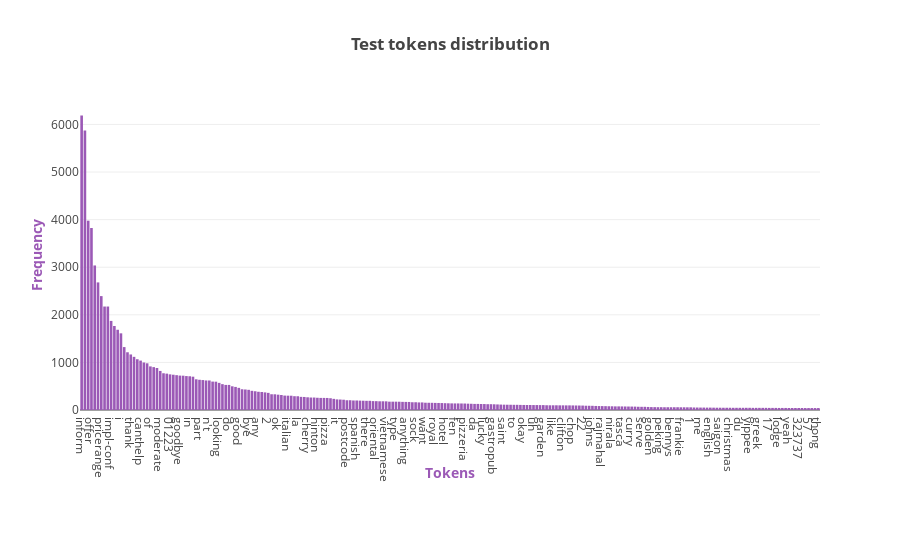

Notebook source saved alongside this figure:
### Code cell
test_X_axis = []
test_Y_axis = []
test_top_tokens = []
sorted_dict = sorted(test_vocabulary.items(), key = itemgetter(1), reverse = True)

for token, token_count in sorted_dict:
    if len(test_top_tokens) <= 10:
        test_top_tokens.append((token, token_count))
    if token_count > 40:
        test_X_axis.append(token)
        test_Y_axis.append(token_count)

assert(len(test_X_axis) == len(test_Y_axis)) 

plotly.offline.iplot({
    "data": [Bar(orientation = "v",
                 x = test_X_axis,
                 y = test_Y_axis,
                 marker = dict(color = "#9b59b6"))],
    "layout": Layout(title = "<b>Test tokens distribution</b>",
                     xaxis = dict(title = "<b>Tokens</b>", dtick = 3, titlefont = dict(color = "#9b59b6")),
                     yaxis = dict(title = "<b>Frequency</b>", titlefont = dict(color = "#9b59b6")),
                     margin = Margin(b = 150)
                    )
})


logging.info("Test top tokens:\t{}".format(test_top_tokens))

### Figure 1 — Plotly figure (JSON) as saved in the notebook; plotly's stock layout.template omitted (floating-point values rounded to 4 significant figures; data arrays with more than 128 entries replaced by an {"elided": "..."} marker saying what was removed)
{"data": [{"marker": {"color": "#9b59b6"}, "orientation": "v", "type": "bar", "uid": "01119f47-6730-4d82-8255-5ef5f4efb9aa", "x": {"elided": "226 str values"}, "y": {"elided": "226 int values"}}], "layout": {"margin": {"b": 150}, "title": "<b>Test tokens distribution</b>", "xaxis": {"dtick": 3, "title": "<b>Tokens</b>", "titlefont": {"color": "#9b59b6"}}, "yaxis": {"title": "<b>Frequency</b>", "titlefont": {"color": "#9b59b6"}}}}
